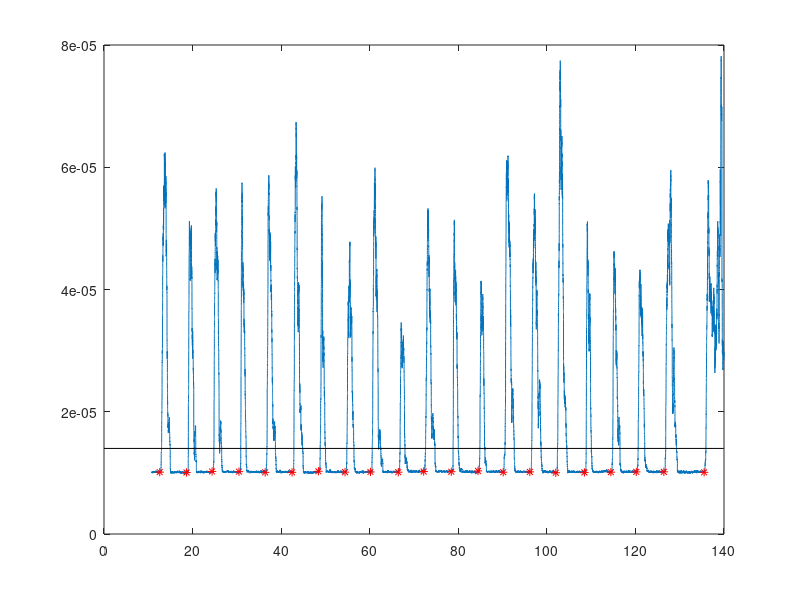
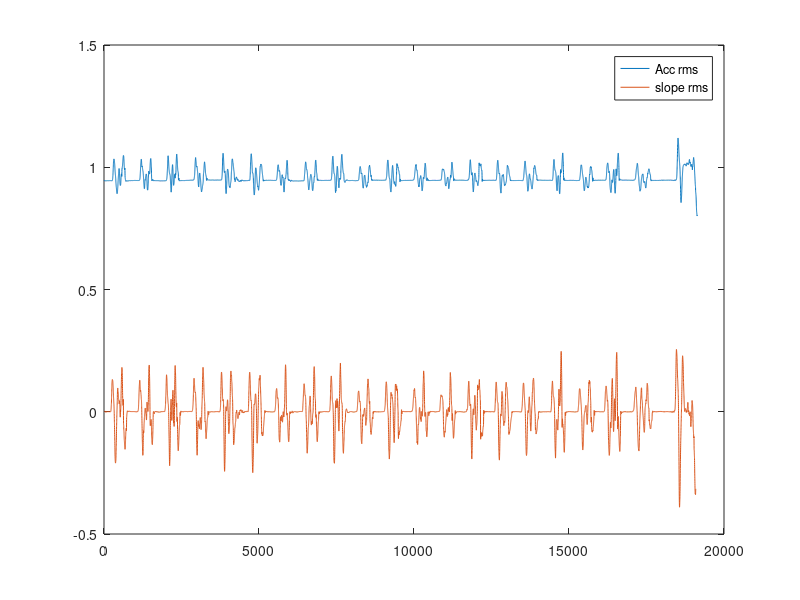
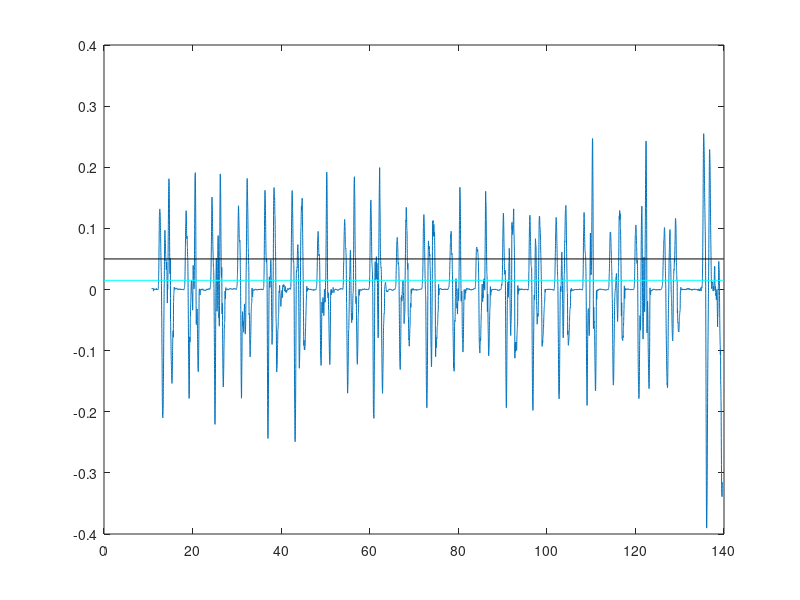
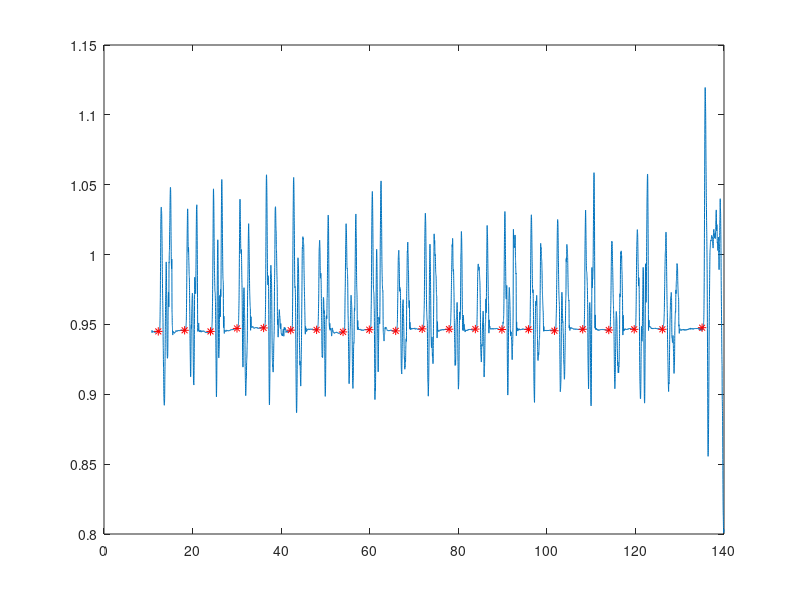

MATLAB code for these plots, in order: (Note: this script raises an error after producing the figures.)
% save("emg.mat","Xs","Emg","Emg_rms");
% save("acc.mat","Xs_acc","AccX","AccY","AccZ");

clear all;
close all;
clc;

load("acc_modified.mat");
load("emg_modified.mat");

% plot(Xs,emg_rms);
% hold on;
%% 
% EMG spike detection


% plot( emg_a);
% spike=zeros(25,2);
spike_emg =zeros(25,1);
spike_idx = zeros(25,1);
threshold = 1.4e-05;

wind= 1000;
k=1;
% for i = 2001:(length(emg_a)-2000)
i = wind + 1;
while i<=(length(emg_rms)-wind) 
    if (max(emg_rms(i-wind:i)))<=threshold && min(emg_rms(i+10:i+100)>= threshold)
        spike_emg(k)= emg_rms(i-500);
        spike_idx(k) = Xs(i-500);
        i = i+1000;
        k = k+1;
    else 
        i = i+1;
    end
end
spike_emg = nonzeros(spike_emg);
spike_idx = nonzeros(spike_idx);
%% 
% Plot EMG spike starting points
figure;
plot(Xs,emg_rms);
hold on;
line([0 Xs(end)], [threshold threshold], 'LineWidth', 0.5, 'Color', 'k');
plot(spike_idx,spike_emg,'r*');
hold off;
%% 
% ACC spike data. 

Acc = sqrt(AccX.^2 + AccY.^2 + AccZ.^2);

Acc_rms = movmean(Acc,100);

Acc_diff = diff(Acc_rms);

Xs_acc_diff = diff(Xs_acc);

Acc_slope = Acc_diff./Xs_acc_diff;
Acc_slope(end+1) = NaN;


slope_rms = movmean(Acc_slope,100);

% plot(Xs_acc,Acc);
% hold on;
% plot(Acc_rms);
figure;
plot(Acc_rms);
hold on;
% plot(Xs_acc,Acc_slope);
plot(slope_rms);
legend("Acc rms","slope rms");
hold off;
%% 
% Ploting the ACC spike points. 

spike_acc =zeros(25,1);
acc_idx = zeros(25,1);
lower_th = 0.015;
upper_th = 0.05;

window= 100;
k=1;
% for i = 2001:(length(emg_a)-2000)
i = window + 1;
while i<=(length(slope_rms)-window) 
    if (max(slope_rms(i-window:i)))<=lower_th && min(slope_rms(i+5:i+25)>= lower_th)
        spike_acc(k)= Acc_rms(i-5);
        acc_idx(k) = Xs_acc(i-5);
        i = i+650;
        k = k+1;
    else 
        i = i+1;
    end
end
spike_acc = nonzeros(spike_acc);
acc_idx = nonzeros(acc_idx);
%%

figure;
plot(Xs_acc,slope_rms);
hold on;
line([0 Xs_acc(end)], [upper_th upper_th], 'LineWidth', 0.5, 'Color', 'k');
line([0 Xs_acc(end)], [lower_th lower_th], 'LineWidth', 0.5, 'Color', 'c');
hold off;

figure;
plot(Xs_acc,Acc_rms);
hold on;
plot(acc_idx,spike_acc,'r*');
hold off;

%% 
% close all;

load('gaze.mat');

figure;
Xs_gaze = Xs_gaze./1000000;
gaze = sqrt(gazeX.^2 + gazeY.^2);
gaze_rms = movmean(gaze,200);


% plot(x, y);
% hold on;
% plot(x(locs), pks, 'ro', 'MarkerSize', 10);
% hold off;

% plot(Xs_gaze,gazeX);
% plot(Xs_gaze,gaze_rms);
% hold on;


gaze_diff = diff(gaze_rms);

Xs_gaze_diff = diff(Xs_gaze);

gaze_slope = gaze_diff./Xs_gaze_diff;
gaze_slope(end+1) = NaN;

gaze_slope_rms = movmean(gaze_slope,100);

plot(Xs_gaze,gaze_rms);

minPeakHeight = 0.4*10^(-4);
minPeakDistance = 100.0;

[pks, locs] = findpeaks(gaze_slope_rms,'MinPeakHeight', minPeakHeight, 'MinPeakDistance', minPeakDistance);
hold on;

gaze_move = locs - 100;

plot(Xs_gaze(gaze_move), gaze_rms(gaze_move), 'r*', 'MarkerSize', 10);


% 
% Acc_diff = diff(_rms);
% 
% Xs_acc_diff = diff(Xs_acc);
% 
% Acc_slope = Acc_diff./Xs_acc_diff;
% Acc_slope(end+1) = NaN;
% 
% 
% slope_rms = movmean(Acc_slope,100);
% 
%% 
figure;
subplot(3,1,1);
plot(Xs_acc,Acc_rms);
subplot(3,1,2);
plot(Xs,emg_rms);
subplot(3,1,3);
plot(Xs_gaze,gaze_rms);



%%
figure;
plot(acc_idx,1,'b*');
hold on;
plot(spike_idx,1,'k+');
plot(Xs_gaze(gaze_move)./1000000, 1,'r.');
hold off;
legend('Accelerometer(*)','EMG(+)','Gaze(.)');

diff_idx = spike_idx-acc_idx;
avg_diff = mean(diff_idx)*1000;
message = "On average, the emg signals are about " + num2str(avg_diff) + "ms ahead of accelerometer.";
disp(message);